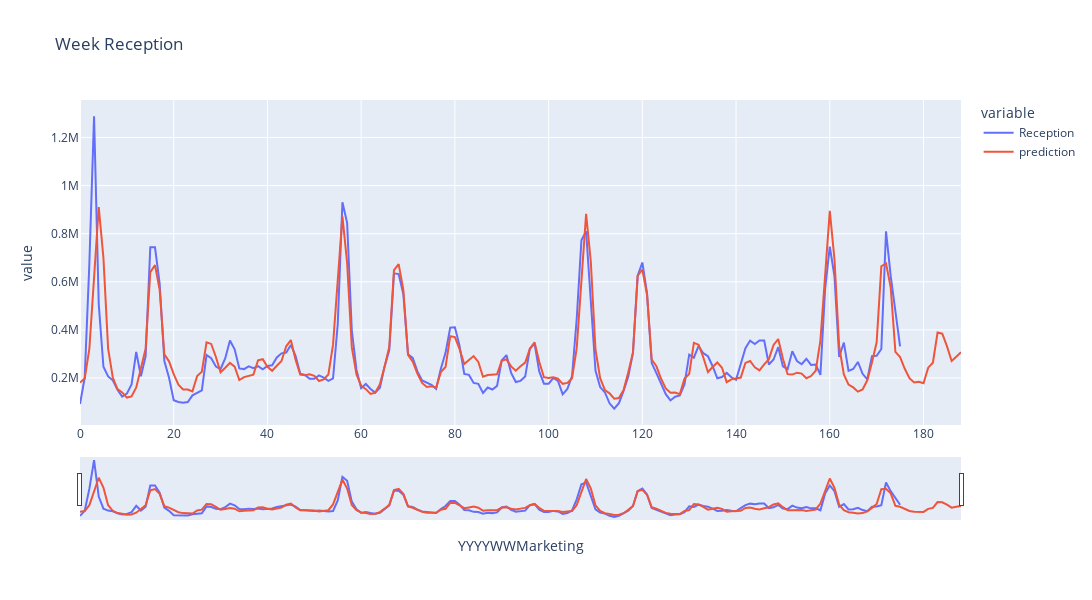

Notebook code cell kept with this figure:
### Markdown cell above
**Aplicación del modelo con la totalidad de los datos**

### Code cell
# Aplicación de Modelo con la definición de parámetros Con optimización
mod_w = ExponentialSmoothing(
    df["Reception Flower Stems"],seasonal_periods=52,
    trend="add",seasonal="add").fit(optimized=True)

df["Winter"] = mod_w.fittedvalues
pred_w = mod_w.forecast(13)
expo_w = pd.concat([df["Winter"],pred_w])
print("MAPE Holt-Winter: ", MAPE(df["Reception Flower Stems"],df["Winter"]))
print("r2_score Holt-Winter: ", r2_score(df["Reception Flower Stems"],df["Winter"]))
n_features = df.shape[1]-1
n = len(df["Reception Flower Stems"])
r2=r2_score(df["Reception Flower Stems"],df["Winter"])
adj_r2 = 1 - (1 - r2) * (len(df) - 1) / (len(df) - 1 - 1)
print("Ajusted_r2 Holt-Winter: ", adj_r2)

plt.figure(figsize=(15,7))
plt.plot(df.index,df["Reception Flower Stems"], "-o", color="blue", label="Reception_Train")
plt.plot(expo_w, "--o", color="red", label="Holt-Winter")

plt.xlabel("Semanas", fontsize=14)
plt.ylabel("Reception Flower Stems", fontsize=14)
plt.title("Serie de Tiempo", fontsize=18)
plt.legend(loc="best")
plt.show()

datos_plot=pd.DataFrame({"Reception":df["Reception Flower Stems"],"prediction":expo_w,})
datos_plot.index.name="YYYYWWMarketing"

fig=px.line(
    data_frame=datos_plot.reset_index(),
    x="YYYYWWMarketing",
    y=datos_plot.columns,
    title="Week Reception",
    width=1500,
    height=600
)

fig.update_xaxes(rangeslider_visible=True)
fig.show()

### Figure 1 — Plotly figure (JSON) as saved in the notebook; plotly's stock layout.template omitted (floating-point values rounded to 4 significant figures; data arrays with more than 128 entries replaced by an {"elided": "..."} marker saying what was removed)
{"data": [{"hovertemplate": "variable=Reception<br>YYYYWWMarketing=%{x}<br>value=%{y}<extra></extra>", "legendgroup": "Reception", "line": {"color": "#636efa", "dash": "solid"}, "marker": {"symbol": "circle"}, "mode": "lines", "name": "Reception", "orientation": "v", "showlegend": true, "type": "scatter", "x": {"elided": "189 int values"}, "xaxis": "x", "y": {"elided": "189 int values"}, "yaxis": "y"}, {"hovertemplate": "variable=prediction<br>YYYYWWMarketing=%{x}<br>value=%{y}<extra></extra>", "legendgroup": "prediction", "line": {"color": "#EF553B", "dash": "solid"}, "marker": {"symbol": "circle"}, "mode": "lines", "name": "prediction", "orientation": "v", "showlegend": true, "type": "scatter", "x": {"elided": "189 int values"}, "xaxis": "x", "y": {"elided": "189 float values"}, "yaxis": "y"}], "layout": {"height": 600, "legend": {"title": {"text": "variable"}, "tracegroupgap": 0}, "title": {"text": "Week Reception"}, "width": 1500, "xaxis": {"anchor": "y", "domain": [0, 1], "rangeslider": {"visible": true}, "title": {"text": "YYYYWWMarketing"}}, "yaxis": {"anchor": "x", "domain": [0, 1], "title": {"text": "value"}}}}
